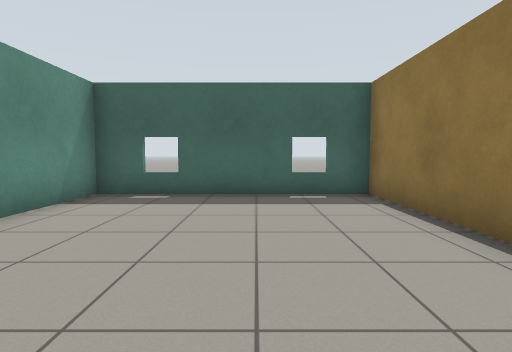
view 1 (above)

12 first-person views from a walk through a world built for the Gazebo simulator. The camera is 0.9 m above the floor, tilts 4° down and sees 80° across. The floor is counted in squares, 1 m on a side. Each view is taken from the middle of a square. On the plan, view 1 faces up. The plan holds only what a view shows up to about 11 squares ahead; the rest is blank. The robots in the file are not drawn.

view 2
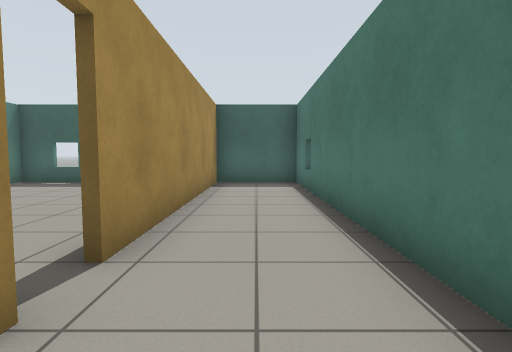

view 3
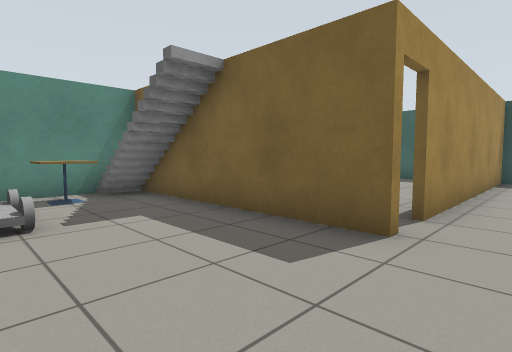

view 4
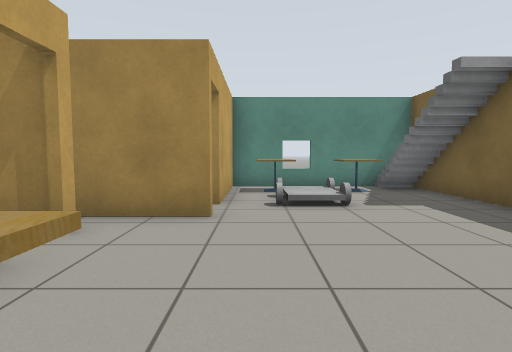

view 5
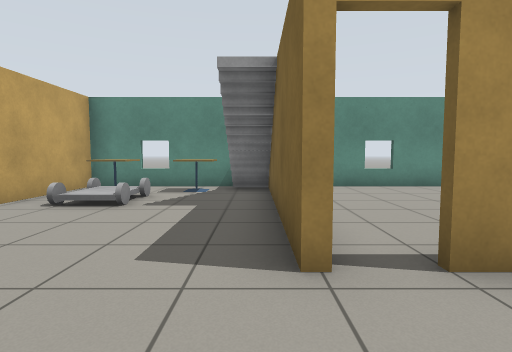

view 6
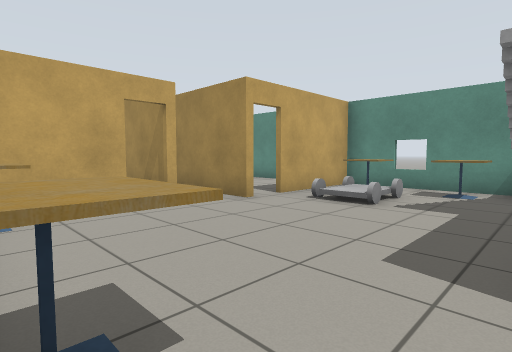

view 7
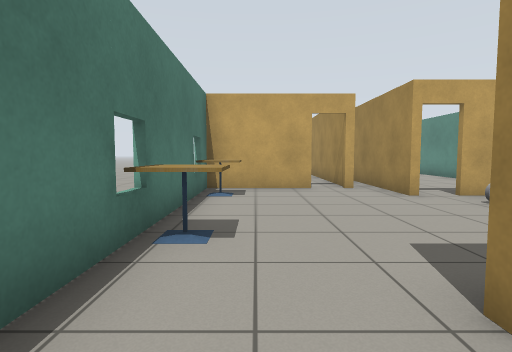

view 8
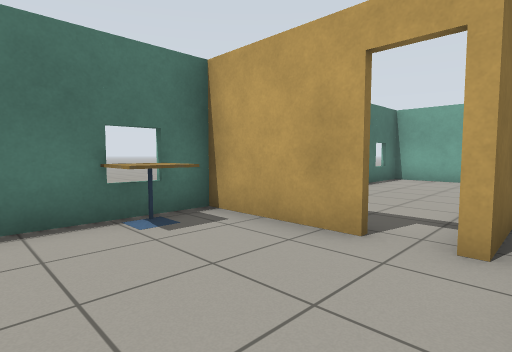

view 9
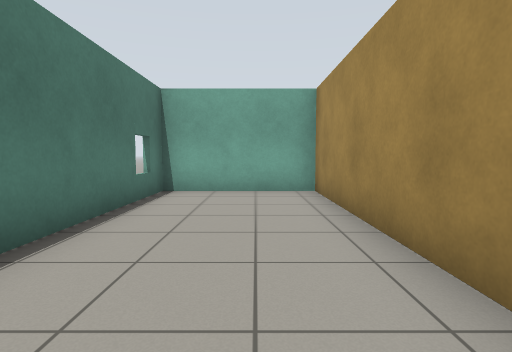

view 10
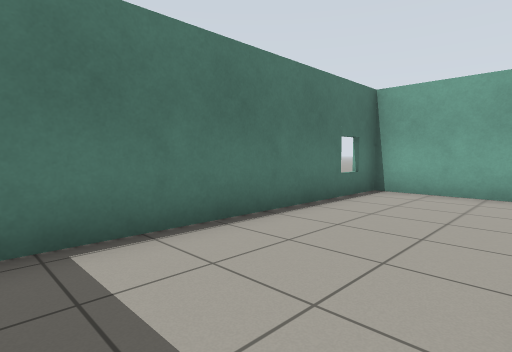

view 11
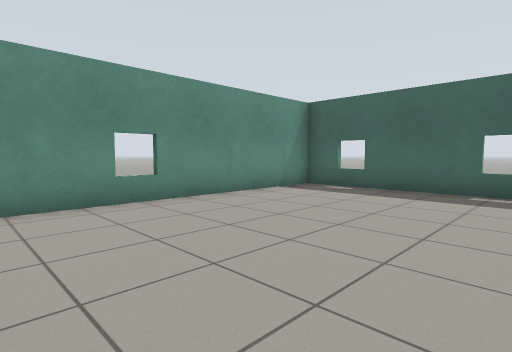

view 12
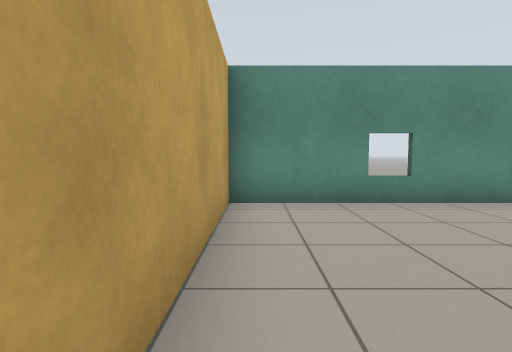

### Floor plan
Points are (right, up) in squares from view 1. A wall is a line through its corners. A room is listed if a view was taken in it or the views show most of it. See-through windows are left out.
Room 1 (views 1, 2, 3, 4, 5, 6, 7, 8, 11, 12)
walls: (-0.5, -1.5) (1.5, -1.5); (2.8, -1.7) (-0.5, -1.7); (2.6, 3) (2.6, 7); (5.3, -2.2) (5.3, 6.9) (-3.6, 6.9) (-3.6, -6.7) (-0.4, -6.7); (0.6, -6.6) (0.6, -8.1); (2.5, -8.2) (5.3, -8.2) (5.3, -4.6); (2.7, 7) (2.7, -0.6)
ways out: open door at (2, -8) to room 2; open door at (0, -7); open door at (3, -1)
objects: cafe table (-3, -6) to (-2, -5); cafe table (-3, -4) to (-2, -3); stairs (-3, -2) to (-1, -2); other object (-1, -5); cafe table (5, -7); cafe table (5, -4) to (5, -3)
Room 2 (views 9, 10)
walls: (1.5, -8.1) (1.5, -16.5) (5.3, -16.5) (5.3, -9.2); (0.6, -8.1) (0.6, -10.6)
ways out: open door at (2, -8) to room 1

Where each view was taken, in squares from view 1:
view 1: 0 up, 0 right, facing up
view 2: 3 down, 4 right, facing up
view 3: 5 down, 4 right, facing up-left
view 4: 6 down, 5 right, facing left
view 5: 2 down, 5 right, facing left
view 6: 2 down, 5 right, facing down-left
view 7: 0 up, 4 right, facing down
view 8: 5 down, 1 right, facing down-right
view 9: 9 down, 3 right, facing down
view 10: 9 down, 2 right, facing down-right
view 11: 1 down, 2 right, facing up-left
view 12: 1 down, 2 right, facing left
